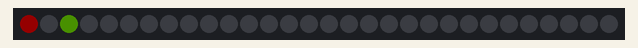
Simulated run of this sketch. Board: Arduino Uno, built with avr-gcc and run on an emulated ATmega328P. Parts: 30 RGB LEDs in strip order, left to right. Dim RGB values are drawn brighter than linear.

Above: at 0.1 s.
At 1.51 s:
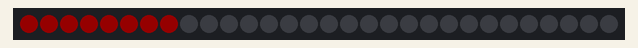
At 3.12 s:
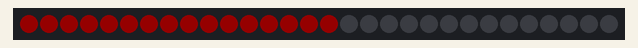
At 4.73 s:
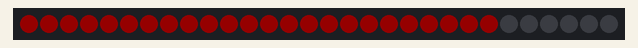
At 6.24 s:
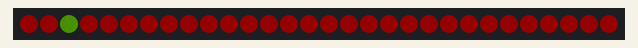

The sketch:

LEDStrips.ino
```cpp
#include <Adafruit_NeoPixel.h>

int StripPin = 6;

// Parameter 1 = number of pixels in strip
// Parameter 2 = pin number (most are valid)
// Parameter 3 = pixel type flags, add together as needed:
//   NEO_KHZ800  800 KHz bitstream (most NeoPixel products w/WS2812 LEDs)
//   NEO_KHZ400  400 KHz (classic 'v1' (not v2) FLORA pixels, WS2811 drivers)
//   NEO_GRB     Pixels are wired for GRB bitstream (most NeoPixel products)
//   NEO_RGB     Pixels are wired for RGB bitstream (v1 FLORA pixels, not v2)
//Adafruit_NeoPixel strip = Adafruit_NeoPixel(60, PIN, NEO_GRB + NEO_KHZ800);

Adafruit_NeoPixel strip = Adafruit_NeoPixel(30, StripPin);

void setup(){
  Serial.begin(9600);
  pinMode(StripPin, OUTPUT);
  strip.begin();
  strip.setBrightness(20);
  strip.show(); // Initialize all pixels to 'off'

//  strip.setPixelColor(0, 255, 0, 255);
//  strip.setPixelColor(1, 255, 0, 255);
//  strip.show();
//
}

void loop(){
  strip.setPixelColor(2, 100, 200, 0);
  for (int i = 0; i < 30; i++){
    strip.setPixelColor(i, 255, 0, 0);
    strip.show();
    delay(200);
  }
}
```
